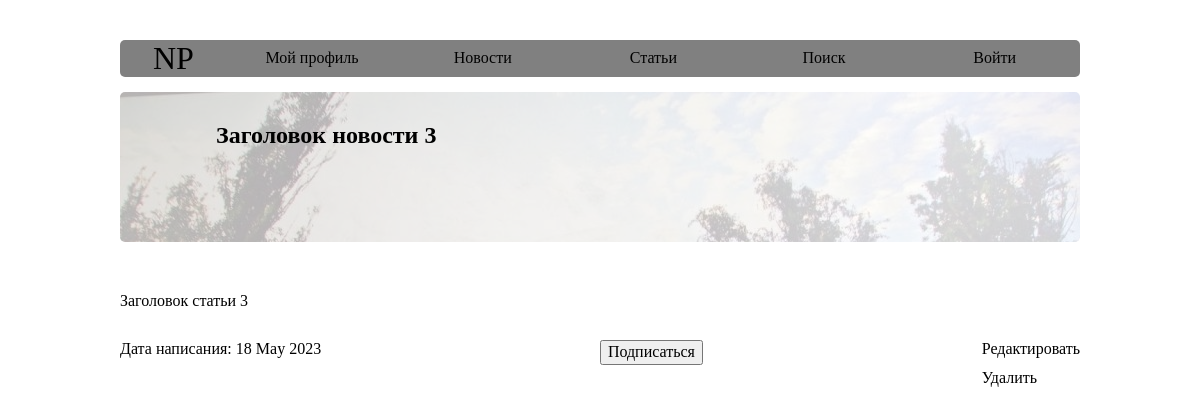
Screenshot of /news/3 with the database file from the repository.
### NewsPortal/models.py (models this page shows, shortened)
class Post(models.Model):
    CHOICE = [
        ('news', 'новости'),
        ('article', 'статья')
    ]
    author = models.ForeignKey(Author, on_delete=models.CASCADE)
    choice = models.CharField(max_length=10, choices=CHOICE, default='news')
    time_in = models.DateTimeField(auto_now_add=True)
    categories = models.ManyToManyField(Category, through='PostCategory')
    header = models.CharField(max_length=255)
    content = models.TextField()
    rating = models.IntegerField(default=0)

### NewsPortal/views.py (the view)
# urls.py: path('<int:pk>', NewsDetailView.as_view(), name='NewsId'),
class NewsDetailView(DetailView):
    model = Post
    template_name = 'posts/news_id.html'
    context_object_name = 'news_id'

### templates/posts/news_id.html (shortened to what this page needs)
{% extends 'default.html' %}
{% block content %}
    <div class="news_header-box">
        <div class="news_header-box image" id="random-image"></div>
        <h3 class="news_header-box-header">{{ news_id.header }}</h3>
    </div>
    <p class="news_id-content">{{ news_id.content }}</p>
    <div class="news_id_box">
        <p class="news_id-datetime">Дата написания: {{ news_id.time_in|date:"d M Y" }}</p>
        <form method="POST" action="{% url 'subscribe' post_id=news_id.id %}">
            <button type="submit">Подписаться</button>
        </form>
        <div class="news_id-function">
            <a href="{% url 'Update' news_id.id %}">Редактировать</a>
            <a href="{% url 'Delete' news_id.id %}">Удалить</a>
        </div>
    </div>
{% endblock content %}

### static/css/style.css (style rules this page uses)
.news_header-box { width: 100%; height: 150px; position: relative; border-radius: 5px; }
.news_header-box-header { font-size: 24px; margin: 0; position: absolute; left: 10%; top: 20%; }
.news_id-content { margin: 50px 0 30px 0; font-size: 16px; }
.news_id_box { display: flex; justify-content: space-between; }
.news_id-function { display: flex; flex-direction: column; }
.news_id-function a { margin-bottom: 10px; }

### rows the page displays
Post: header "Заголовок новости 3", content "Заголовок статьи 3", time_in "18 May 2023"
